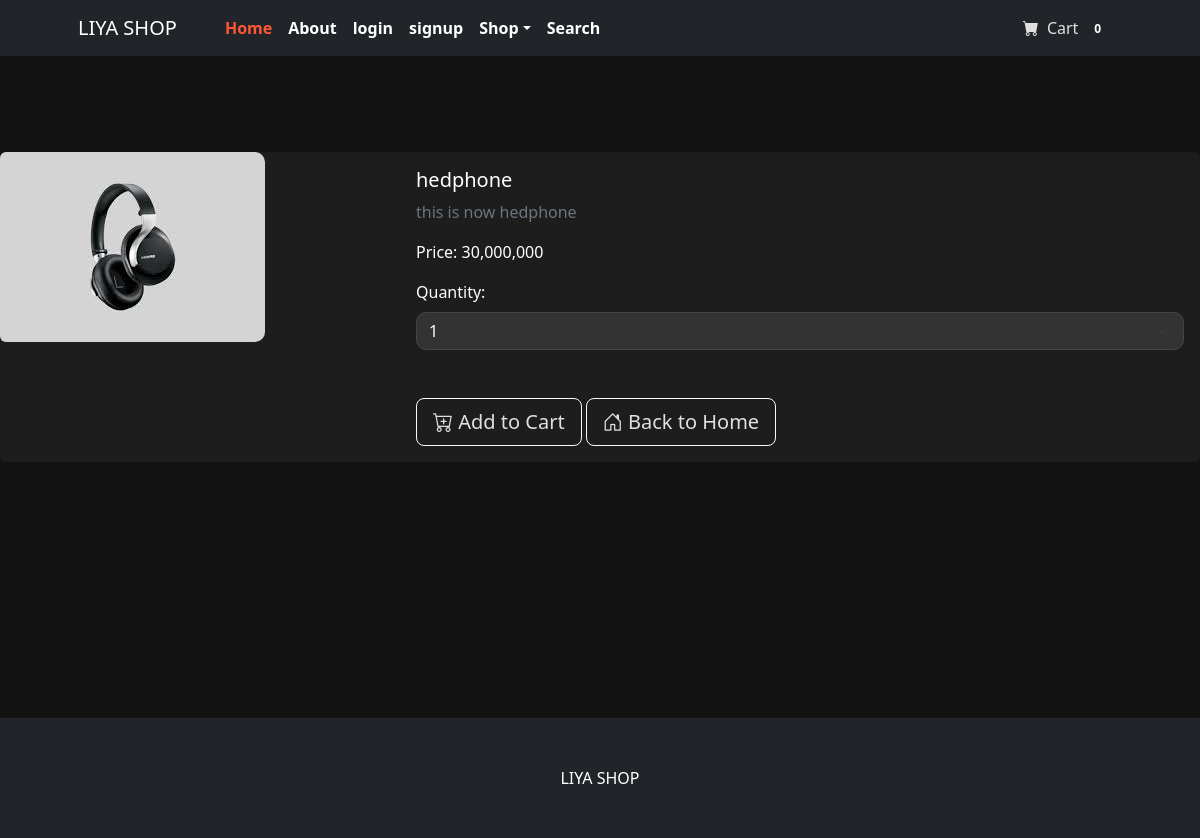
The app's page /product/3 with its own data.
### shop/models.py (models this page shows, shortened)
class Product(models.Model):
    name = models.CharField(max_length=50)
    description = models.CharField(max_length=500,default='',blank=True,null=True)
    price = models.DecimalField(default=0,max_digits=12,decimal_places=0)
    category = models.ForeignKey(Category,on_delete=models.CASCADE,default=1)
    picture = models.ImageField(upload_to='upload/product/')
    star = models.IntegerField(default=0,validators=[MinValueValidator(0),MaxValueValidator(5)])
    is_sale = models.BooleanField(default=False)
    sale_price = models.DecimalField(default=0,max_digits=12,decimal_places=0)

### shop/views.py (the view)
# urls.py: path('product/<int:pk>',views.product, name='product'),
def product(request,pk):
    product = Product.objects.get(pk=pk)
    return render(request, 'product.html', {'product': product})

### cart/cart.py (called while the page is built)
    def __len__(self):
        return len(self.cart)

### cart/context_processors.py (called while the page is built)
def cart(request):
    return {'cart': Cart(request)}

### shop/templates/product.html (shortened to what this page needs)
{% extends "base.html" %}
{% load humanize %}
{% block content %}
<br><br><br><br>
<div class="card mb-3 animate__animated animate__fadeIn">
  <div class="row g-0">
    <div class="col-md-4">
      <img src="{{ product.picture.url }}" class="img-fluid rounded-start image-hover" alt="..." style="border-radius: 10px;">
    </div>
    <div class="col-md-8">
      <div class="card-body">
        <h5 class="card-title text-white">{{ product.name }}</h5>
        <p class="card-text text-muted">{{ product.description }}</p>
        {% if product.is_sale %}
          <p class="card-text text-danger">Price: <strike>{{ product.price|intcomma }}</strike> - {{ product.sale_price|intcomma }}</p>
        {% else %}
          <p class="card-text text-white">Price: {{ product.price|intcomma }}</p>
        {% endif %}
        <label for="cart-qty" class="form-label text-white">Quantity:</label>
        <select class="form-select" id="cart-qty" style="border-radius: 10px; background-color: #333; color: white; border: 1px solid #444;">
          <option value="1">1</option>
        </select>
        <br><br>
        <button class="btn btn-outline-light btn-lg button-hover" type="button" id="add-cart" data-product-id="{{ product.id }}">
          <i class="bi bi-cart-plus"></i> Add to Cart
        </button>
        <a href="{% url 'home' %}" class="btn btn-outline-light btn-lg button-hover">
          <i class="bi bi-house-door"></i> Back to Home
        </a>
      </div>
    </div>
  </div>
</div>
<br><br><br><br><br><br><br><br><br><br>
{% endblock %}

### shop/templates/product.html (style rules this page uses)
.image-hover { transition: transform 0.3s ease-in-out; }
.button-hover { transition: transform 0.2s ease, background-color 0.2s ease; }
body { background-color: #121212; color: #e0e0e0; }
.card { background-color: #1d1d1d; border: none; }
.card-title, .card-text, .form-select, .btn { color: #e0e0e0; }

### records on screen
Product: picture (picture), name "hedphone", description "this is now hedphone", price "30,000,000"

### other values on screen
{{ cart|length }} "0"
